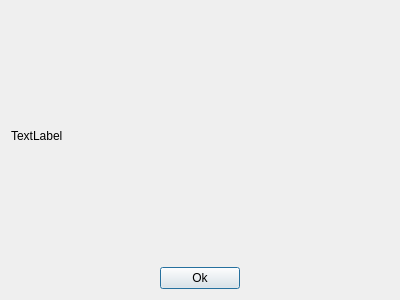
<?xml version="1.0" encoding="UTF-8"?>
<ui version="4.0">
 <class>InfoOAplikacji</class>
 <widget class="QDialog" name="InfoOAplikacji">
  <property name="geometry">
   <rect>
    <x>0</x>
    <y>0</y>
    <width>400</width>
    <height>300</height>
   </rect>
  </property>
  <property name="windowTitle">
   <string>Dialog</string>
  </property>
  <layout class="QVBoxLayout" name="verticalLayout">
   <item>
    <widget class="QLabel" name="infolabel">
     <property name="text">
      <string>TextLabel</string>
     </property>
    </widget>
   </item>
   <item>
    <layout class="QHBoxLayout" name="horizontalLayout">
     <item>
      <spacer name="horizontalSpacer">
       <property name="orientation">
        <enum>Qt::Horizontal</enum>
       </property>
       <property name="sizeHint" stdset="0">
        <size>
         <width>40</width>
         <height>20</height>
        </size>
       </property>
      </spacer>
     </item>
     <item>
      <widget class="QPushButton" name="pushButton">
       <property name="text">
        <string>Ok</string>
       </property>
      </widget>
     </item>
     <item>
      <spacer name="horizontalSpacer_2">
       <property name="orientation">
        <enum>Qt::Horizontal</enum>
       </property>
       <property name="sizeHint" stdset="0">
        <size>
         <width>40</width>
         <height>20</height>
        </size>
       </property>
      </spacer>
     </item>
    </layout>
   </item>
  </layout>
 </widget>
 <resources/>
 <connections>
  <connection>
   <sender>pushButton</sender>
   <signal>clicked()</signal>
   <receiver>InfoOAplikacji</receiver>
   <slot>close()</slot>
   <hints>
    <hint type="sourcelabel">
     <x>199</x>
     <y>214</y>
    </hint>
    <hint type="destinationlabel">
     <x>233</x>
     <y>286</y>
    </hint>
   </hints>
  </connection>
 </connections>
</ui>
